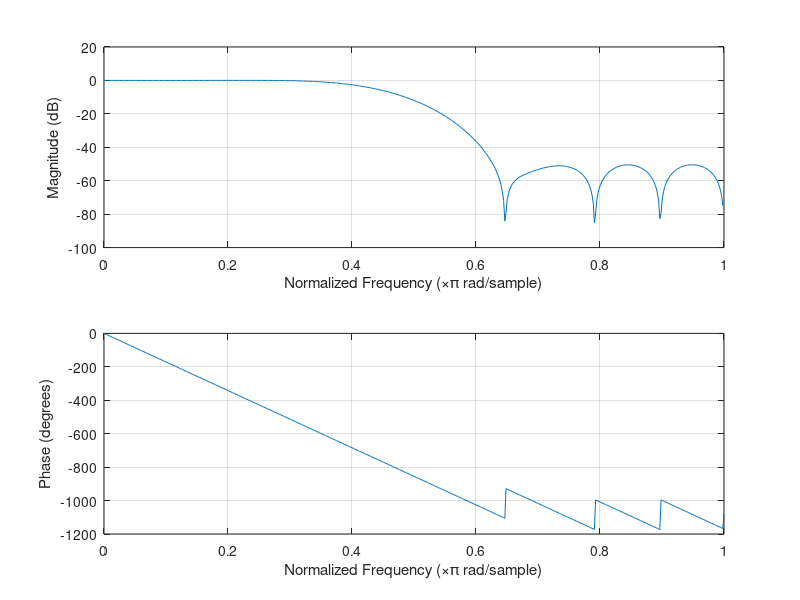
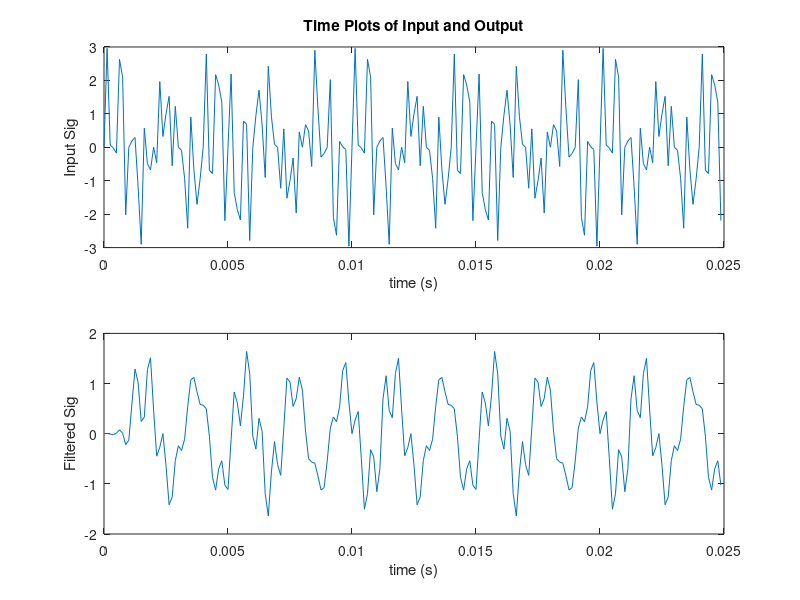
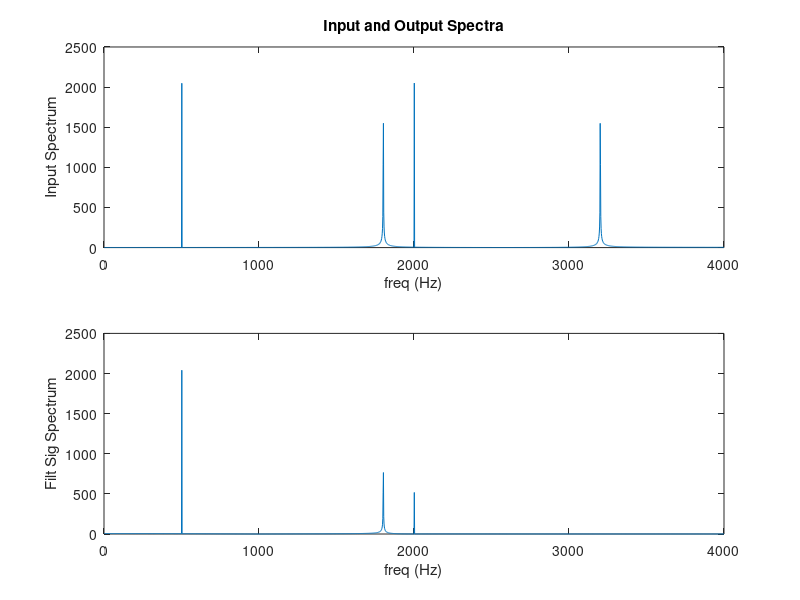
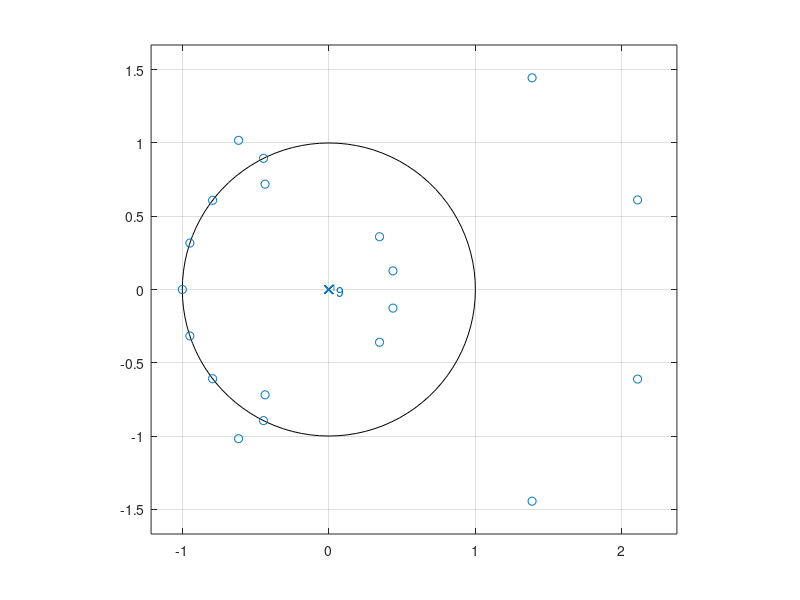

Reproduce these figures in MATLAB, in order.
% fir_2a.m
% FIR filter design example using the MATLAB FIR1 function 
% Autor: Nils Parche, 18.11.2017
clear all;
clc;

Fs=8e3; %Specify Sampling Frequency
Ts=1/Fs; %Sampling period.
Ns=4096; %No of time samples to be plotted.
t=[0:Ts:Ts*(Ns-1)]; %Make time array that contains Ns elements
 %t = [0, Ts, 2Ts, 3Ts,..., (Ns-1)Ts]

%create sampled sinusoids at different frequencies
f1=500; f2=1800; f3=2000; f4=3200;
x1=sin(2*pi*f1*t); x2=sin(2*pi*f2*t); x3=sin(2*pi*f3*t); x4=sin(2*pi*f4*t);
x=x1+x2+x3+x4; %Calculate samples for a 4-tone input signal
N=19; %FIR1 requires filter order (N) to be EVEN when gain = 1 at Fs/2.
% Normierte Eckfrequenz im Durchlassbereich auf Fs/2. 1800 Hz/4000Hz = 9/20
% = 0.45
% Normierte Eckfrequenz im Sperrbereich auf Fs/2. 2600 Hz/4000 Hz = 13/20 = 0.65
W=(9/20); %Specify Bandstop filter with stop band between
 %0.4*(Fs/2) and 0.6*(Fs/2)
B=fir1(N,W,'DC-1') %Design FIR Filter using default Hamming window.
correction = 32767;
B_correction =int16(B*correction) %cast B to 16 bit short Int
%create header file fir_coef.h (FIR filter coefficients)
filnam = fopen('LP_coeff.h', 'w'); % generate include-file
fprintf(filnam,'#define N %d\n', N+1);
fprintf(filnam,'short h[N]={\n');
j = 0;
for i= 1:N+1;
 fprintf(filnam,' %6.0f,', B_correction(i));
 j = j + 1;
 if j >7
 fprintf(filnam, '\n');
 j = 0;
 end
end
fprintf(filnam,'};\n');
fclose(filnam);
A=1; %FIR filters have no poles, only zeros.
grid on;
freqz(B,A); %Plot frequency response - both amp and phase response.
%pause; %User must hit any key on PC keyboard to continue.
figure; %Create a new figure window, so previous one isn't lost.
subplot(2,1,1); %Two subplots will go on this figure window.
Npts=200;
plot(t(1:Npts),x(1:Npts)) %Plot first Npts of this 4-tone input signal
title('Time Plots of Input and Output');
xlabel('time (s)'); ylabel('Input Sig');
%Now apply this filter to the 4-tone test sequence
y = filter(B,A,x);
subplot(2,1,2); %Now go to bottom subplot.
plot(t(1:Npts),y(1:Npts)); %Plot first Npts of filtered signal.
xlabel('time (s)'); ylabel('Filtered Sig');
%pause;
figure; %Create a new figure window, so previous one isn't lost.
subplot(2,1,1);
xfftmag=(abs(fft(x,Ns))); %Compute spectrum of input signal.
xfftmagh=xfftmag(1:length(xfftmag)/2);
%Plot only the first half of FFT, since second half is mirror imag
f=[1:1:length(xfftmagh)]*Fs/Ns; %Make freq array from 0 Hz to Fs/2 Hz.
plot(f,xfftmagh); %Plot frequency spectrum of input signal
title('Input and Output Spectra');
xlabel('freq (Hz)'); ylabel('Input Spectrum');
subplot(2,1,2);
yfftmag=(abs(fft(y,Ns)));
yfftmagh=yfftmag(1:length(yfftmag)/2);
%Plot only the first half of FFT, since second half is mirror image
plot(f,yfftmagh); %Plot frequency spectrum of input signal
xlabel('freq (Hz)'); ylabel('Filt Sig Spectrum');


figure()
zplane(B,1)
